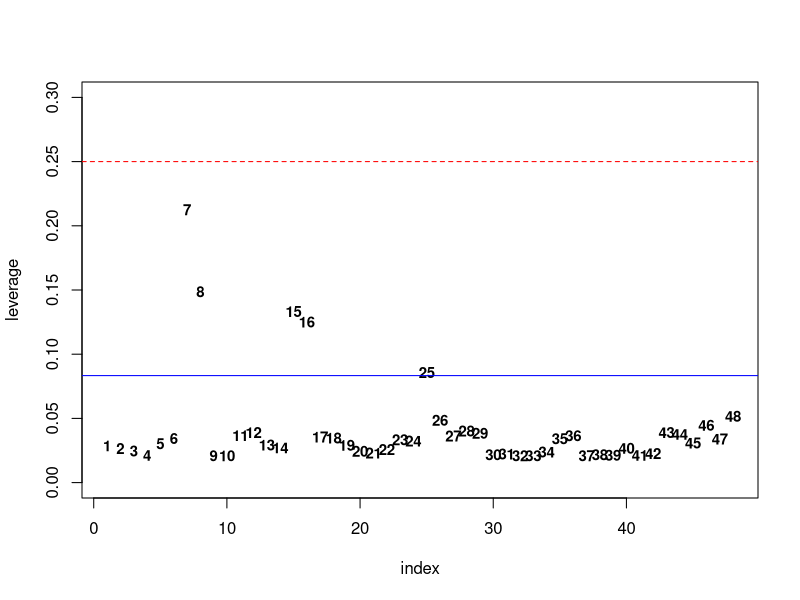
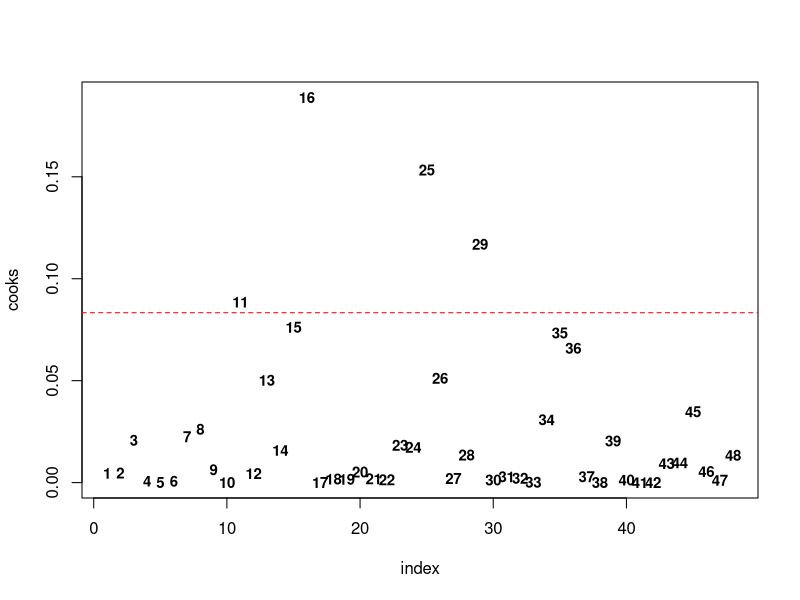
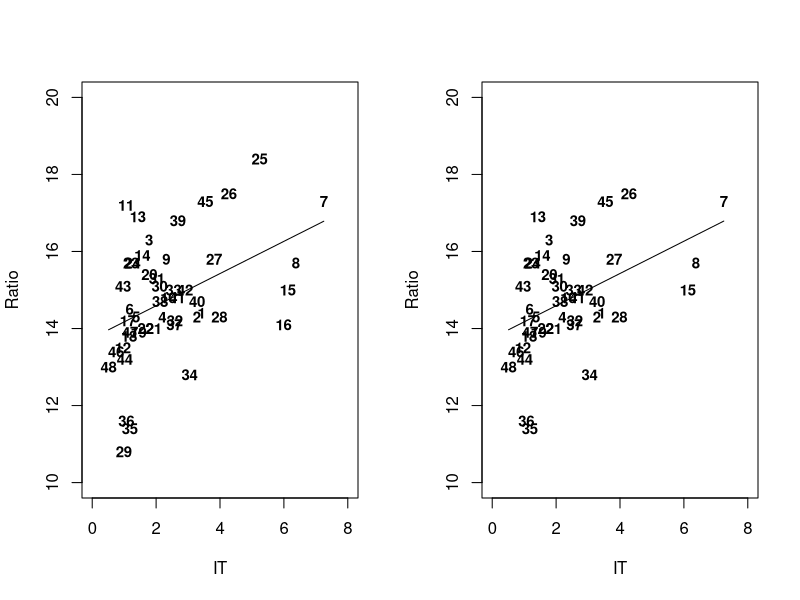

Write the R code that produced these figures, in order.
## ---- chunk 1
library(tidyverse)
library(data.table)
library(boot)
library(MASS)
knitr::opts_chunk$set(fig.width=6, fig.height=3, 
                      warning=FALSE, message=FALSE)
options(digits=4)
## ---- chunk 2
df = read.csv("./data/bee_data.csv")
df$Ratio = 100 * df$Ratio
## ---- chunk 3
mod = glm(formula=Ratio ~ IT, family="gaussian", data=df)
summary(mod)
## ---- chunk 4
lev = hatvalues(mod)

n = nrow(df)
p = 3
dat = data.frame(index=seq(length(lev)), leverage=lev)
plot(leverage~index, col="white", data=dat, pch=NULL, ylim=c(0, 0.3))
text(leverage~index, labels=index, data=dat, cex=0.9, font=2)
abline(h=(p+1)/n, col="blue")
abline(h=3*(p+1)/n, col="red", lty=2)
## ---- chunk 5
d = cooks.distance(mod)

dat2 = data.frame(index=seq(length(d)), cooks=d)
plot(cooks~index, col="white", data=dat2, pch=NULL)
text(cooks~index, labels=index, data=dat2, cex=0.9, font=2)
abline(h=4/n, col="red", lty=2)
## ---- chunk 6
mod2 = glm(formula=Ratio ~ IT, family="gaussian", data=df[-c(11, 16, 25, 29), ])
summary(mod2)
## ---- chunk 7
par(mfrow=c(1, 2))
{
  {
    plot(Ratio~IT, data=df, col="white", pch=NULL,
         xlim=c(0, 8), ylim=c(10, 20))
    text(Ratio~IT, labels=rownames(df), data=df, 
         cex=0.9, font=2)
    lines(x=df$IT, y=predict(mod, df))
  }
  {
    plot(Ratio~IT, data=df[-c(11, 16, 25, 29), ], col="white", pch=NULL,
         xlim=c(0, 8), ylim=c(10, 20))
    text(Ratio~IT, labels=rownames(df[-c(11, 16, 25, 29), ]), data=df[-c(11, 16, 25, 29), ], 
         cex=0.9, font=2)
    lines(x=df[-c(11, 16, 25, 29), ]$IT, y=predict(mod2, df[-c(11, 16, 25, 29), ]))
  }
}
## ---- chunk 8
print(paste0("mod R2: ", round(1 - mod$deviance/mod$null.deviance, 3)))
print(paste0("mod2 R2: ", round(1 - mod2$deviance/mod2$null.deviance, 3)))
## ---- chunk 9
nboot = 10000
bres = matrix(NA, nrow=nboot, ncol=length(coef(mod)), 
             dimnames=list(rep=seq(nboot), coef=names(coef(mod))))
## ---- chunk 10
bootsize = 12
for(i in seq(nboot)) {
  bdat = df[sample(nrow(df), size=bootsize, replace=TRUE), ]
  bfit = update(mod, data=bdat)
  bres[i, ] = coef(bfit)
}
## ---- chunk 11
bdf = data.frame(mean_est=colMeans(bres), 
                 t(apply(bres, 2, quantile, c(0.025,0.975))))
bdf
